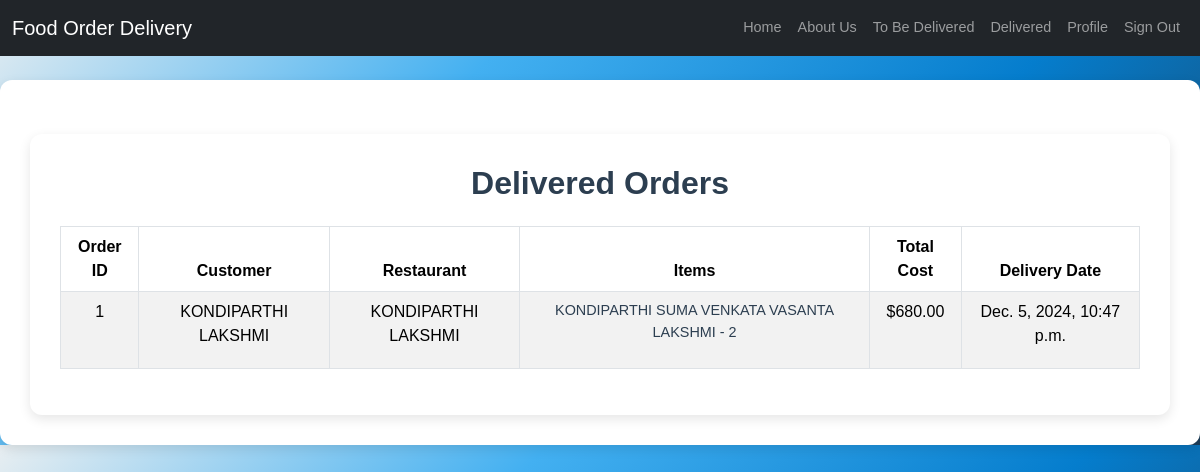
The page /delivery/delivered/ (signed in) on the database its author committed.
### customer/models.py (models this page shows, shortened)
class Order(models.Model):
    STATUS_CHOICES = [
        ("Pending", "Pending"),
        ("Confirmed", "Confirmed"),
        ("Preparing", "Preparing"),
        ("Delivered", "Delivered"),
        ("Canceled", "Canceled"),
    ]
    customer = models.ForeignKey(Customer, on_delete=models.CASCADE, related_name="orders")
    restaurant = models.ForeignKey(Restaurant, on_delete=models.CASCADE, related_name="orders")
    ordered_items = models.JSONField()  # Holds details of ordered items
    total_cost = models.DecimalField(max_digits=10, decimal_places=2)
    status = models.CharField(max_length=100, choices=STATUS_CHOICES, default="Pending")
    ordered_at = models.DateTimeField(auto_now_add=True)
    delivery_datetime = models.DateTimeField(null=True, blank=True)

class Customer(models.Model):
    emailId = models.EmailField(max_length=200, unique=True)  # Use snake_case for consistency
    password = models.CharField(max_length=128)  # Increased to 128 for better password handling
    name = models.CharField(max_length=200)
    street = models.TextField()
    description = models.TextField(null=True, blank=True)
    pincode = models.IntegerField()
    city = models.CharField(max_length=100)
    created = models.DateTimeField(auto_now_add=True)

### restaurant/models.py (models this page shows, shortened)
class Restaurant(models.Model):
    id = models.UUIDField(primary_key=True, default=uuid.uuid4, editable=False)
    emailId = models.EmailField(max_length=200, unique=True)
    password = models.CharField(max_length=30)
    name = models.CharField(max_length=200)
    street = models.TextField(max_length=1000)
    description = models.TextField(null=True, blank=True)
    pincode = models.IntegerField()
    city = models.CharField(max_length=100)
    created = models.DateTimeField(auto_now_add=True)
    image = models.ImageField(upload_to='restaurant_photos/', null=True, blank=True)

### delivery/views.py (the view)
# urls.py: path('delivered/', views.delivered, name='delivered'),
def delivered(request):
    user_id = request.session.get('user_id')
    if not user_id:
        return redirect('delivery:login')
    delivered_orders = Order.objects.filter(status="Delivered").select_related('customer', 'restaurant')
    return render(request, 'delivery/delivered.html', {'orders': delivered_orders})

### delivery/templates/delivery/delivered.html (shortened to what this page needs)
{% extends "accounts/base1.html" %} {% block content %}
<div class="container mt-4">
  <h2>Delivered Orders</h2>
  <table class="table table-bordered table-striped mt-4">
    <thead>
      <tr>
        <th>Order ID</th>
        <th>Customer</th>
        <th>Restaurant</th>
        <th>Items</th>
        <th>Total Cost</th>
        <th>Delivery Date</th>
      </tr>
    </thead>
    <tbody>
      {% for order in orders %}
      <tr>
        <td>{{ forloop.counter }}</td>
        <td>{{ order.customer.name }}</td>
        <td>{{ order.restaurant.name }}</td>
        <td>
          <ul>
            {% for i in order.ordered_items %}
            <li>{{ i.item_name }} - {{ i.quantity }}</li>
            {% endfor %}
          </ul>
        </td>
        <td>${{ order.total_cost }}</td>
        <td>{{ order.delivery_datetime }}</td>
      </tr>
      {% empty %}
      <tr>
        <td colspan="6" class="text-center">No delivered orders</td>
      </tr>
      {% endfor %}
    </tbody>
  </table>
</div>
{% endblock %}

### delivery/templates/delivery/delivered.html (style rules this page uses)
body { background: linear-gradient( 135deg, #e8eef1, #43b0f1, #057dcd, #1e3d58 ); font-family: Arial, sans-serif; margin: 0; padding: 0; height: 100%; }
.container { background-color: #ffffff; padding: 30px; border-radius: 12px; box-shadow: 0 4px 12px rgba(0, 0, 0, 0.1); margin-top: 30px; max-width: 1200px; margin-left: auto; margin-right: auto; }
h2 { text-align: center; color: #2c3e50; font-size: 2rem; margin-bottom: 20px; font-weight: bold; }
table { width: 100%; border-collapse: collapse; }
th, td { text-align: center; padding: 12px; font-size: 1rem; }
th { background-color: #34495e; color: #fff; font-weight: bold; }
td { background-color: #ecf0f1; color: #34495e; }
ul { list-style-type: none; padding-left: 0; }
li { font-size: 0.9rem; color: #2c3e50; }

### rows shown on the page
Order: customer.name "KONDIPARTHI LAKSHMI", restaurant.name "KONDIPARTHI LAKSHMI", item_name "KONDIPARTHI SUMA VENKATA VASANTA LAKSHMI", quantity "2", total_cost "680.00", delivery_datetime "Dec. 5, 2024, 10:47 p.m."
